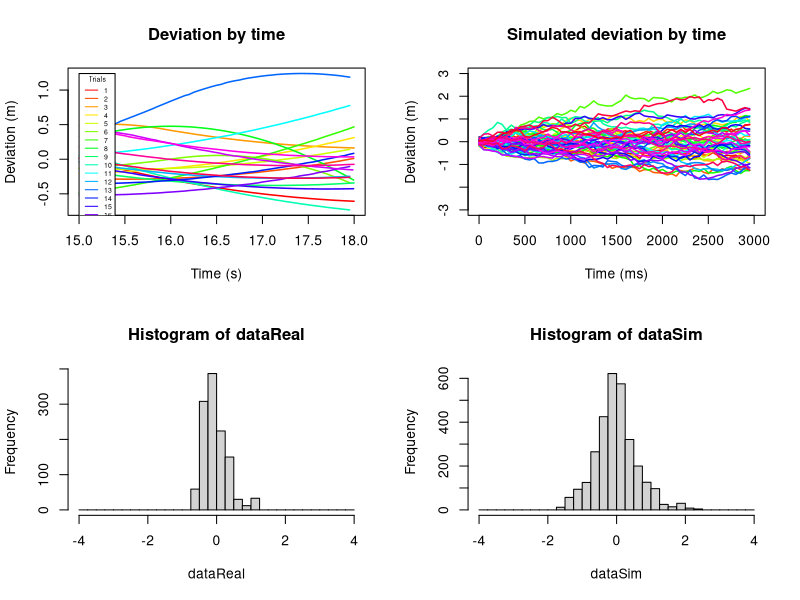

Write the R code that produced this figure.
#load("keyPressDataWithLaneDeviation.Rdata")
dfcFrame <- read.csv("tableOfDriftValuesCalibration.csv", header = TRUE)
plotA <- function(){  
  subFrame <- subset(dfcFrame, dfcFrame$trialTime >= 15000 & dfcFrame$trialTime <= 18000, select = c("trial", "posX", "trialTime"))
  plotFrame <- data.frame(
    trial = subFrame$trial,
    timeInSeconds = subFrame$trialTime / 1000,
    lanePosition = subFrame$posX
  )
  
  xrange <- range(plotFrame$timeInSeconds)
  yrange <- range(plotFrame$lanePosition)
  
  plot(xrange, yrange, type = "n", xlab = "Time (s)", ylab = "Deviation (m)")
  
  ntrial <- length(unique(plotFrame$trial))
  colors <- rainbow(ntrial)
  
  for(i in 1:ntrial){
    lines(plotFrame$timeInSeconds[plotFrame$trial == i], plotFrame$lanePosition[plotFrame$trial == i], 
          type = "l" , lwd=1.5, col=colors[i], lty = 1)
  }
  
  legend(xrange[1], yrange[2], 1:ntrial, cex=0.5, col=colors, lty=1, title="Trials")
  
  title("Deviation by time")
  plotFrame$lanePosition
}

plotB <- function(){
  subFrame <- subset(dfcFrame, dfcFrame$trialTime >= 15000 & dfcFrame$trialTime <= 18000, select = c("trial", "posX", "trialTime"))
  plotFrame <- data.frame(
    trial = subFrame$trial,
    timeInMs = subFrame$trialTime,
    lanePosition = subFrame$posX
  )
  
  ntrial <- 50#length(unique(plotFrame$trial))
  colors <- rainbow(ntrial)
  
  xrange <- range(0:3000)
  yrange <- range(-3:3)
  
  plot(xrange, yrange, type = "n", xlab = "Time (ms)", ylab = "Deviation (m)")
  # mean <- with(plotFrame, aggregate(lanePosition, list(trial), mean))
  # sd <- with(plotFrame , aggregate(lanePosition, list(trial), sd))
  
  allRn <- c()
  for(i in 1:ntrial){
    #trialData <- plotFrame[plotFrame$trial == i,]
    #mean <- with(trialData, aggregate(lanePosition, list(trial), mean))
    #sd <- with(trialData, aggregate(lanePosition, list(trial), sd))
    
    #rn <- rnorm(60, mean = mean$x, sd = sd$x)
    
    rn <- rnorm(3000 / 50, mean = 0, sd = 0.1)
    rn <- cumsum(rn)
    lines(seq(1, 3000, 50), rn, type = "l" , lwd=1.5, col=colors[i], lty = 1)
    for(v in rn)
      allRn <- c(allRn, v)
  }
  
  title("Simulated deviation by time")
  allRn
}

plotC <- function(dataReal, dataSim){
  xrange <- range(-4:4)
  hist(dataReal, xlim = xrange, breaks = seq(-4, 4, 0.25))
  hist(dataSim, xlim = xrange, breaks = seq(-4, 4, 0.25))
}

par(mfrow=c(2,2))
lda <- plotA()
ldb <- plotB()
plotC(lda, ldb)

sda <- sd(lda)
sda
sdb<- sd(ldb)
sdb
